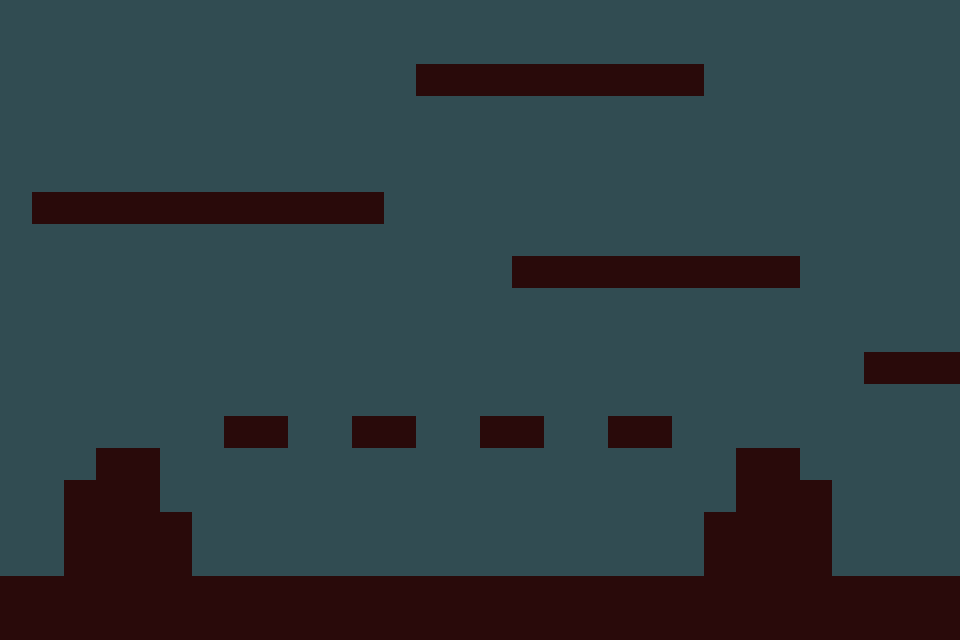

A 2D game scene composited from a Tiled map and its tileset images. What follows is a short description and the map's XML, with each tile layer's data collapsed to a summary:
An orthogonal 30x20 tile map with 32x32 px tiles, 1 tile layer (Слой тайлов 1), 5 tilesets and 50 objects (16x Spike, 11x Coin, 2x Enemy, 2x Crown, Player, ...).

<map version="1.10" tiledversion="1.10.0" orientation="orthogonal" renderorder="right-down" width="30" height="20" tilewidth="32" tileheight="32" infinite="0" nextlayerid="4" nextobjectid="64">
 <tileset firstgid="1" source="Spritesheet.tsx" />
 <tileset firstgid="8" source="blob_stand2.tsx" />
 <tileset firstgid="9" source="Crown spritesheet.tsx" />
 <tileset firstgid="29" source="Spike_Pixel.tsx" />
 <tileset firstgid="30" source="Star.tsx" />
 <layer id="1" name="Слой тайлов 1" width="30" height="20">
  <data>[600 cells, 600 non-empty, 2 distinct tile ids]</data>
 </layer>
 <objectgroup id="2" name="SpawnPoints">
  <object id="18" type="Spike" gid="29" x="192" y="576" width="32" height="32" />
  <object id="19" type="Spike" gid="29" x="224" y="576" width="32" height="32" />
  <object id="20" type="Spike" gid="29" x="256" y="576" width="32" height="32" />
  <object id="21" type="Spike" gid="29" x="288" y="576" width="32" height="32" />
  <object id="22" type="Spike" gid="29" x="320" y="576" width="32" height="32" />
  <object id="23" type="Spike" gid="29" x="352" y="576" width="32" height="32" />
  <object id="24" type="Spike" gid="29" x="384" y="576" width="32" height="32" />
  <object id="25" type="Spike" gid="29" x="416" y="576" width="32" height="32" />
  <object id="26" type="Spike" gid="29" x="448" y="576" width="32" height="32" />
  <object id="27" type="Spike" gid="29" x="512" y="576" width="32" height="32" />
  <object id="28" type="Spike" gid="29" x="480" y="576" width="32" height="32" />
  <object id="29" type="Spike" gid="29" x="544" y="576" width="32" height="32" />
  <object id="30" type="Spike" gid="29" x="576" y="576" width="32" height="32" />
  <object id="31" type="Spike" gid="29" x="608" y="576" width="32" height="32" />
  <object id="32" type="Spike" gid="29" x="640" y="576" width="32" height="32" />
  <object id="33" type="Spike" gid="29" x="672" y="576" width="32" height="32" />
  <object id="34" type="Player" gid="1" x="32" y="576" width="32" height="32" />
  <object id="44" type="Coin" gid="4" x="288" y="352" width="32" height="32" />
  <object id="45" type="Coin" gid="4" x="320" y="352" width="32" height="32" />
  <object id="46" type="Coin" gid="4" x="416" y="352" width="32" height="32" />
  <object id="47" type="Coin" gid="4" x="448" y="352" width="32" height="32" />
  <object id="48" type="Coin" gid="4" x="544" y="352" width="32" height="32" />
  <object id="49" type="Coin" gid="4" x="576" y="352" width="32" height="32" />
  <object id="50" type="Coin" gid="4" x="928" y="352" width="32" height="32" />
  <object id="51" type="Coin" gid="4" x="512" y="256" width="32" height="32" />
  <object id="52" type="Coin" gid="4" x="768" y="256" width="32" height="32" />
  <object id="53" type="Enemy" gid="2" x="544" y="256" width="32" height="32">
   <properties>
    <property name="Target" type="object" value="63" />
   </properties>
  </object>
  <object id="54" type="Enemy" gid="2" x="64" y="192" width="32" height="32">
   <properties>
    <property name="Target" type="object" value="62" />
   </properties>
  </object>
  <object id="55" type="Coin" gid="4" x="32" y="192" width="32" height="32" />
  <object id="56" type="Coin" gid="4" x="352" y="192" width="32" height="32" />
  <object id="57" type="Crown" gid="9" x="512" y="64" width="32" height="32" />
  <object id="59" type="Crown" gid="9" x="576" y="64" width="32" height="32" />
  <object id="60" type="Door" gid="3" x="896" y="576" width="64" height="64">
   <properties>
    <property name="NextLevel" value="Level4.tmx" />
   </properties>
  </object>
  <object id="62" x="352" y="160">
   <point />
  </object>
  <object id="63" x="768" y="224">
   <point />
  </object>
 </objectgroup>
 <objectgroup id="3" name="Platforms">
  <object id="4" x="0" y="576" width="960" height="64" />
  <object id="5" x="736" y="448" width="64" height="128" />
  <object id="7" x="800" y="480" width="32" height="96" />
  <object id="8" x="864" y="352" width="96" height="32" />
  <object id="9" x="608" y="416" width="64" height="32" />
  <object id="10" x="480" y="416" width="64" height="32" />
  <object id="11" x="352" y="416" width="64" height="32" />
  <object id="12" x="224" y="416" width="64" height="32" />
  <object id="13" x="64" y="480" width="32" height="96" />
  <object id="14" x="96" y="448" width="64" height="128" />
  <object id="15" x="704" y="512" width="32" height="64" />
  <object id="16" x="160" y="512" width="32" height="64" />
  <object id="35" x="512" y="256" width="288" height="32" />
  <object id="36" x="32" y="192" width="352" height="32" />
  <object id="37" x="416" y="64" width="288" height="32" />
 </objectgroup>
</map>
